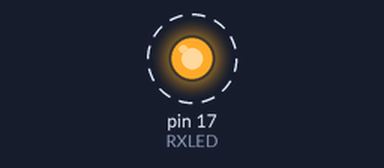
Bench run of a sketch on a simulated Arduino Leonardo, built with avr-gcc and run on an emulated ATmega32U4. On the bench: output pins drawn as LEDs (lit = HIGH). Dashed ring = blinking.

Above: at 0.5 s.
Timing chart, 0 to 4.6 s (numbered marks = the images above):
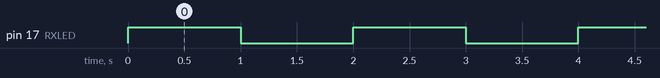

Measured:
- by itself, pin 17 (RXLED): alternates HIGH for 1.0 s and LOW for 1.0 s

The sketch:

sketch_aug06a_blink_LED_Micro.ino
```cpp
// pin 13 is the LED on-board
int RXLED = 17;

// put your setup code here, to run once:
void setup() {
  // init the digital pin 13th as OUTPUT
pinMode(RXLED, OUTPUT);  // Set RX LED as an output
 // TX LED is set as an output behind the scenes

 Serial.begin(9600); //This pipes to the serial monitor
 Serial1.begin(9600); //This is the UART, pipes to sensors attached to board
}

// put your main code here, to run repeatedly:
void loop() {
  // output to pin_13 a HIGH voltage level
  digitalWrite(RXLED, HIGH);
  delay(1000);

  // output to pin_13 a LOW voltage level
  digitalWrite(RXLED, LOW);
  delay(1000);
}
```
